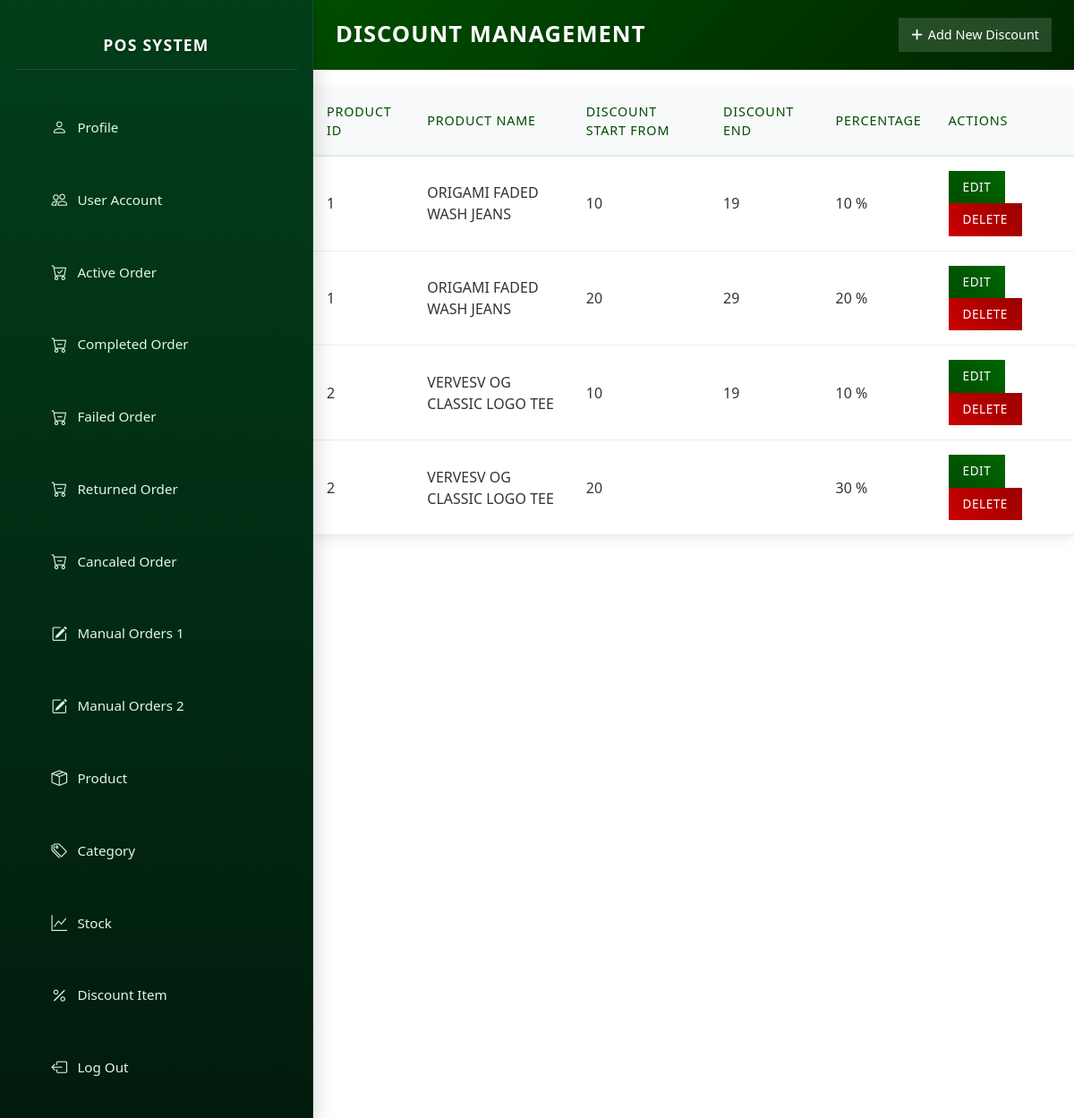
Screenshot of /admin/discount.php (signed in) with the database file from the repository.
### tables this page shows
CREATE TABLE `discount` (
  `discountID` int(11) NOT NULL,
  `range1` int(11) NOT NULL,
  `range2` int(11) DEFAULT NULL,
  `percentage` double NOT NULL,
  `productID` int(11) NOT NULL
);

CREATE TABLE `product` (
  `productID` int(11) NOT NULL,
  `productName` varchar(500) NOT NULL,
  `price` double NOT NULL,
  `discountedPrice` double DEFAULT NULL,
  `postedDate` date DEFAULT NULL,
  `description` varchar(500) NOT NULL,
  `waitingWeek` int(11) NOT NULL,
  `preorder` tinyint(4) DEFAULT NULL
);

### admin/discount.php (the view, shortened to what this page needs)
<?php
include "../connection/connectdb.php";
$query = "SELECT * FROM discount JOIN product ON discount.productID = product.productID";
$result = $conn->query($query);
?>
<!DOCTYPE html>
<html lang="en">
<head>
    <?php include "./layout/header.php"; ?>
</head>
<body>
    <?php
        include "nav.php";
        $login = $_SESSION['login'] ?? false;
        if($login == true) {
        echo "<div class='main-content'>";
        echo "<div class='page-header'>";
        echo "<h1>Discount Management</h1>";
        echo "<div class='header-actions'>";
        echo "<button onclick=\"window.location.href='add_new_discount.php'\"><i class='fa fa-plus'></i> Add New Discount</button>";
        echo "</div>";
        echo "</div>";
        if ($result && $result->num_rows > 0) {
            echo "<table class='discount-table'>";
            echo "<thead><tr>";
            echo "<th>Product ID</th>";
            echo "<th>Product Name</th>";
            echo "<th>Discount Start From</th>";
            echo "<th>Discount End</th>";
            echo "<th>Percentage</th>";
            echo "<th>Actions</th>";
            echo "</tr></thead>";
            echo "<tbody>";
            while ($row = $result->fetch_assoc()) {
                echo "<tr>";
                echo "<td data-label='Product ID'>".$row['productID']."</td>";
                echo "<td data-label='Product Name'>".$row['productName']."</td>";
                echo "<td data-label='Discount Start From'>".$row['range1']."</td>";
                echo "<td data-label='Discount End'>".$row['range2']."</td>";
                echo "<td data-label='Percentage'>".$row['percentage']." %</td>";
                echo "<td data-label='Actions'>";
                echo "<a href='edit_discount.php?discountID=".$row['discountID']."' class='btn-edit'>Edit</a>";
                echo "<a href='delete_discount.php?discountID=".$row['discountID']."' class='btn-delete'>Delete</a>";
                echo "</td>";
                echo "</tr>";
            }
            echo "</tbody></table>";
        } else {
            echo "<div class='no-stock'>No discount items available.</div>";
        }
        echo "</div>";
        }
    ?>
</body>
</html>

### admin/layout/header.php (shortened to what this page needs)
<link rel="stylesheet" href="style.css">
<link rel="stylesheet" href="https://cdn.jsdelivr.net/npm/bootstrap@5.3.3/dist/css/bootstrap.min.css">
<link rel="stylesheet" href="https://cdn.jsdelivr.net/npm/bootstrap-icons@1.11.3/font/bootstrap-icons.min.css">
<link rel="stylesheet" href="https://cdnjs.cloudflare.com/ajax/libs/font-awesome/6.4.0/css/all.min.css"/>

### admin/nav.php (shortened to what this page needs)
<div class="sidebar p-3 text-white" id="sidebar">
    <h4 class="text-center mb-4 title">POS System</h4>
    <ul class="nav flex-column">
        <li class="nav-item">
            <a class="nav-link text-white" href="profile.php"><i class="bi bi-person me-2"></i>Profile</a>
        </li>
        <li class="nav-item">
            <a class="nav-link text-white" href="users.php"><i class="bi bi-people me-2"></i>User Account</a>
        </li>
        <li class="nav-item">
            <a class="nav-link text-white" href="active_order.php"><i class="bi bi-cart-check me-2"></i>Active Order</a>
        </li>
        <li class="nav-item">
            <a class="nav-link text-white" href="completed_order.php"><i class="bi bi-cart-dash me-2"></i>Completed Order</a>
        </li>
        <li class="nav-item">
            <a class="nav-link text-white" href="failed_order.php"><i class="bi bi-cart-dash me-2"></i>Failed Order</a>
        </li>
        <li class="nav-item">
            <a class="nav-link text-white" href="return_order.php"><i class="bi bi-cart-dash me-2"></i>Returned Order</a>
        </li>
        <li class="nav-item">
            <a class="nav-link text-white" href="cancal_order.php"><i class="bi bi-cart-dash me-2"></i>Cancaled Order</a>
        </li>
        <li class="nav-item">
            <a class="nav-link text-white" href="manual_order.php"><i class="bi bi-pencil-square me-2 me-2"></i>Manual Orders 1</a>
        </li>
        <li class="nav-item">
            <a class="nav-link text-white" href="manual_nonRegistered_customer.php"><i class="bi bi-pencil-square me-2 me-2"></i>Manual Orders 2</a>
        </li>
        <li class="nav-item">
            <a class="nav-link text-white" href="product.php"><i class="bi bi-box-seam me-2"></i>Product</a>
        </li>
        <li class="nav-item">
            <a class="nav-link text-white" href="category.php"><i class="bi bi-tags me-2"></i>Category</a>
        </li>
        <li class="nav-item">
            <a class="nav-link text-white" href="stock.php"><i class="bi bi-graph-up me-2"></i>Stock</a>
        </li>
        <li class="nav-item">
            <a class="nav-link text-white" href="discount.php"><i class="bi bi-percent me-2"></i>Discount Item</a>
        </li>
        <li class="nav-item mt-auto">
            <a class="nav-link text-white" href="log_out.php"><i class="bi bi-box-arrow-left me-2"></i>Log Out</a>
        </li>
    </ul>
</div>

### admin/style.css (style rules this page uses)
body { margin: 0; font-family: 'Calibri', sans-serif; background: #f8f9fa; }
.sidebar { width: 350px; height: 100vh; position: fixed; top: 0; left: 0; background: linear-gradient(180deg, #023e1a 0%, #011b0d 100%); overflow-x: hidden; z-index: 1000; transition: transform 0.35s cubic-bezier(0.4, 0, 0.2, 1); box-shadow: 0 6px 24px rgba(0,0,0,0.2); border-right: 1px solid rgba(255,255,255,0.08); display: flex; flex-direction: column; scroll-behavior: smooth; scrollbar-width: thin; scrollbar-color: #044606 rgb(0, 0, 0); }
.sidebar .title { margin: 24px 0 16px; font-weight: 700; letter-spacing: 1.2px; text-transform: uppercase; color: #ffffff; text-shadow: 0 1px 3px rgba(0,0,0,0.25); font-size: 1.1rem; padding: 0 1.5rem 16px; border-bottom: 1px solid rgba(255,255,255,0.1); text-align: center; }
.sidebar .nav-link { display: flex; align-items: center; padding: 1.1rem 1.6rem; border-radius: 10px; margin: 0.6rem 0.8rem; transition: all 0.3s ease; color: #e0f7e9 !important; font-weight: 500; font-size: 0.95rem; text-decoration: none; position: relative; overflow: hidden; }
.sidebar .nav-link::before { content: ''; position: absolute; top: 0; left: -100%; width: 100%; height: 100%; background: linear-gradient(90deg, transparent, rgba(255,255,255,0.1), transparent); transition: left 0.6s; }
.sidebar .nav-link i { font-size: 1.1rem; width: 24px; text-align: center; }
.main-content { margin-left: 350px; padding: 0 !important; transition: margin-left 0.35s cubic-bezier(0.4, 0, 0.2, 1); min-height: 100vh; }
html { scroll-behavior: smooth; scrollbar-width: 5px; scrollbar-color: #044606 rgb(0, 0, 0); }

### admin/discount.php (style rules this page uses)
.page-header { background: linear-gradient(135deg, #004d00, #002600); color: white; padding: 20px 25px; border-radius: 0; margin: 0 0 20px 0; display: flex; justify-content: space-between; align-items: center; flex-wrap: wrap; gap: 15px; margin-top :0 px; }
.page-header h1 { margin: 0; font-size: 1.6rem; font-weight: 600; text-transform: uppercase; letter-spacing: 1px; }
.header-actions { display: flex; gap: 12px; align-items: center; flex-wrap: wrap; }
.header-actions button { background: rgba(255,255,255,0.15); border: none; color: white; padding: 8px 14px; border-radius: 0; font-size: 0.9rem; cursor: pointer; transition: all 0.3s ease; display: flex; align-items: center; gap: 6px; }
.discount-table { width: 100%; border-collapse: collapse; background: white; box-shadow: 0 4px 12px rgba(0,0,0,0.08); border-radius: 0; overflow: hidden; }
.discount-table thead { background: #f8f9fa; border-bottom: 2px solid #e0f0e0; }
.discount-table thead th { padding: 16px 15px; text-align: left; font-weight: 500; color: #004d00; font-size: 0.9rem; text-transform: uppercase; letter-spacing: 0.8px; }
.discount-table tbody tr { transition: all 0.3s ease; border-bottom: 1px solid #e9ecef; }
.discount-table td { padding: 16px 15px; vertical-align: middle; font-size: 1rem; color: #333; }
.btn-edit, .btn-delete { padding: 8px 16px; border: none; border-radius: 0; text-decoration: none; font-size: 0.85rem; font-weight: 500; text-transform: uppercase; letter-spacing: 0.5px; transition: all 0.3s ease; display: inline-block; margin-right: 10px; }
.btn-edit { background: linear-gradient(45deg, #004d00, #006600); color: white; }
.btn-delete { background: linear-gradient(45deg, #cc0000, #990000); color: white; }

### rows the page displays
discount: productID.productID "1", productID.productName "ORIGAMI FADED WASH JEANS", range1 "10", range2 "19", percentage "10"
discount: productID.productID "1", productID.productName "ORIGAMI FADED WASH JEANS", range1 "20", range2 "29", percentage "20"
discount: productID.productID "2", productID.productName "VERVESV OG CLASSIC LOGO TEE", range1 "10", range2 "19", percentage "10"
discount: productID.productID "2", productID.productName "VERVESV OG CLASSIC LOGO TEE", range1 "20", percentage "30"
